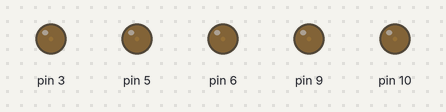
Bench run of a sketch on a simulated Arduino Uno, built with avr-gcc and run on an emulated ATmega328P. On the bench: output pins drawn as LEDs (lit = HIGH).

Above: at 0.05 s.
At 1.15 s:
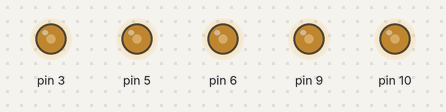
At 2.3 s:
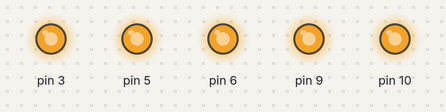
At 3.45 s:
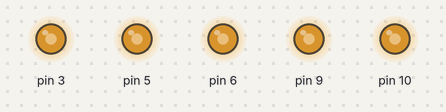
At 4.6 s:
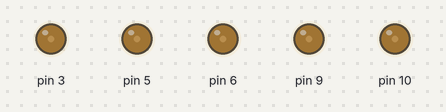
Timing chart, 0 to 6.7 s (numbered marks = the images above):
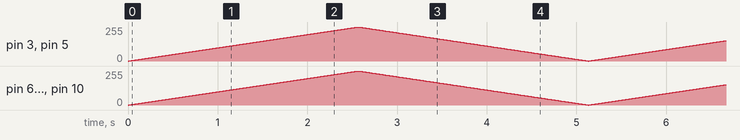

The sketch:

pwm.ino
```cpp
// Using pulse-width modulation to change LED brightness

void setup()
{
  pinMode(3, OUTPUT);
  pinMode(5, OUTPUT);
  pinMode(6, OUTPUT);
  pinMode(9, OUTPUT);
  pinMode(10, OUTPUT);
}

int d = 10;

void loop()
{
  for (int a=0; a<256; a++)
  {
    analogWrite(3, a);
    analogWrite(5, a);
    analogWrite(6, a);
    analogWrite(9, a);
    analogWrite(10, a);
    delay(d);
  }
  for (int a=255; a>0; a--)
  {
    analogWrite(3, a);
    analogWrite(5, a);
    analogWrite(6, a);
    analogWrite(9, a);
    analogWrite(10, a);
    delay(d);
  }


}
```
